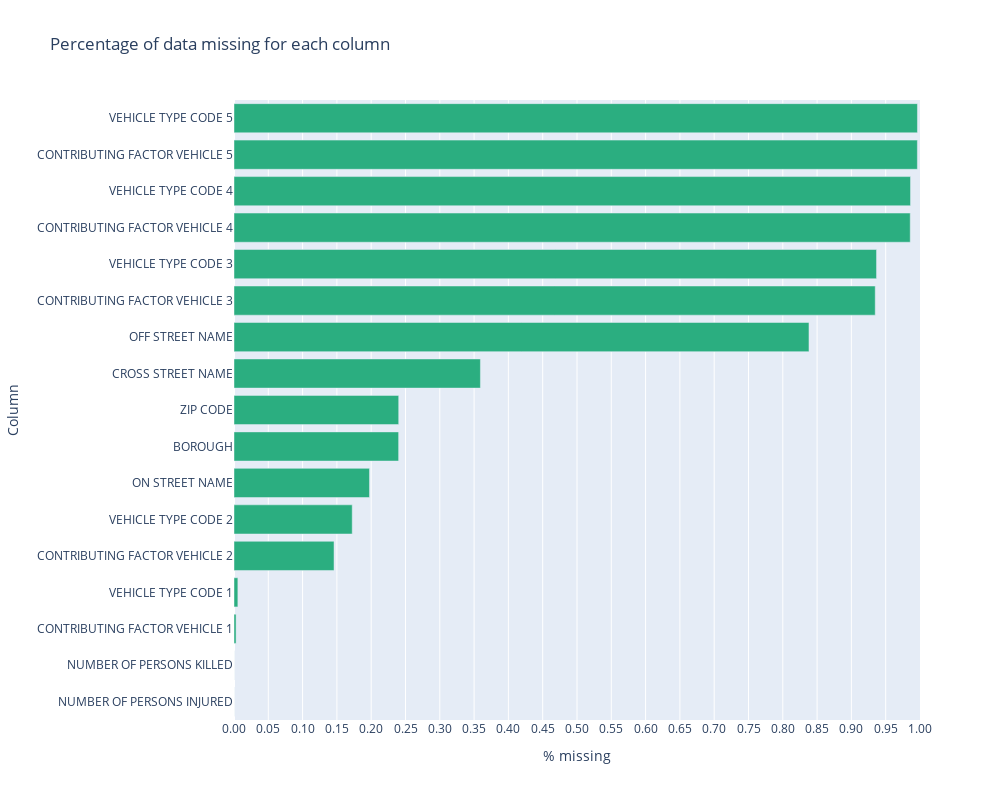

The notebook cell this image was saved under:
### Code cell
missing_pct_df = pd.DataFrame((df.isnull().sum(axis=0)/len(df)).sort_values(ascending=True)).reset_index(); missing_pct_df.columns = ['Column', 'Percentage missing']
missing_pct_df = missing_pct_df.loc[missing_pct_df['Percentage missing'] > 0]
import plotly.express as px
fig = px.bar(missing_pct_df, x="Percentage missing", y="Column", orientation='h', width = 1000, height=800, title='Percentage of data missing for each column')
fig.update_layout(
    xaxis_title="% missing",
    xaxis = dict(
        tickmode = 'array',
        tickvals = np.arange(0,1.05,0.05),
        ticktext = ['{0:.2f}'.format(x) for x in np.arange(0, 1.05, 0.05)]
    ),
    hoverlabel_font_color='White')
fig.update_xaxes(range=[0, 1], row=1, col=1)

fig.update_traces(
    marker_color='rgb(43,174,128)'
)

fig.show()
fig.write_html("./plotly_html/pct_missing_after.html")

### Figure 1 — Plotly figure (JSON) as saved in the notebook; plotly's stock layout.template omitted (floating-point values rounded to 4 significant figures)
{"data": [{"alignmentgroup": "True", "hovertemplate": "Percentage missing=%{x}<br>Column=%{y}<extra></extra>", "legendgroup": "", "marker": {"color": "rgb(43,174,128)"}, "name": "", "offsetgroup": "", "orientation": "h", "showlegend": false, "textposition": "auto", "type": "bar", "x": [1.076e-05, 1.936e-05, 0.003038, 0.005635, 0.1458, 0.1723, 0.1975, 0.24, 0.2401, 0.3592, 0.8382, 0.9347, 0.9367, 0.9858, 0.9862, 0.9962, 0.9963], "xaxis": "x", "y": ["NUMBER OF PERSONS INJURED", "NUMBER OF PERSONS KILLED", "CONTRIBUTING FACTOR VEHICLE 1", "VEHICLE TYPE CODE 1", "CONTRIBUTING FACTOR VEHICLE 2", "VEHICLE TYPE CODE 2", "ON STREET NAME", "BOROUGH", "ZIP CODE", "CROSS STREET NAME", "OFF STREET NAME", "CONTRIBUTING FACTOR VEHICLE 3", "VEHICLE TYPE CODE 3", "CONTRIBUTING FACTOR VEHICLE 4", "VEHICLE TYPE CODE 4", "CONTRIBUTING FACTOR VEHICLE 5", "VEHICLE TYPE CODE 5"], "yaxis": "y"}], "layout": {"barmode": "relative", "height": 800, "hoverlabel": {"font": {"color": "White"}}, "legend": {"tracegroupgap": 0}, "title": {"text": "Percentage of data missing for each column"}, "width": 1000, "xaxis": {"anchor": "y", "domain": [0, 1], "range": [0, 1], "tickmode": "array", "ticktext": ["0.00", "0.05", "0.10", "0.15", "0.20", "0.25", "0.30", "0.35", "0.40", "0.45", "0.50", "0.55", "0.60", "0.65", "0.70", "0.75", "0.80", "0.85", "0.90", "0.95", "1.00"], "tickvals": [0, 0.05, 0.1, 0.15, 0.2, 0.25, 0.3, 0.35, 0.4, 0.45, 0.5, 0.55, 0.6, 0.65, 0.7, 0.75, 0.8, 0.85, 0.9, 0.95, 1], "title": {"text": "% missing"}, "type": "linear"}, "yaxis": {"anchor": "x", "autorange": true, "domain": [0, 1], "range": [-0.5, 16.5], "title": {"text": "Column"}, "type": "category"}}}
